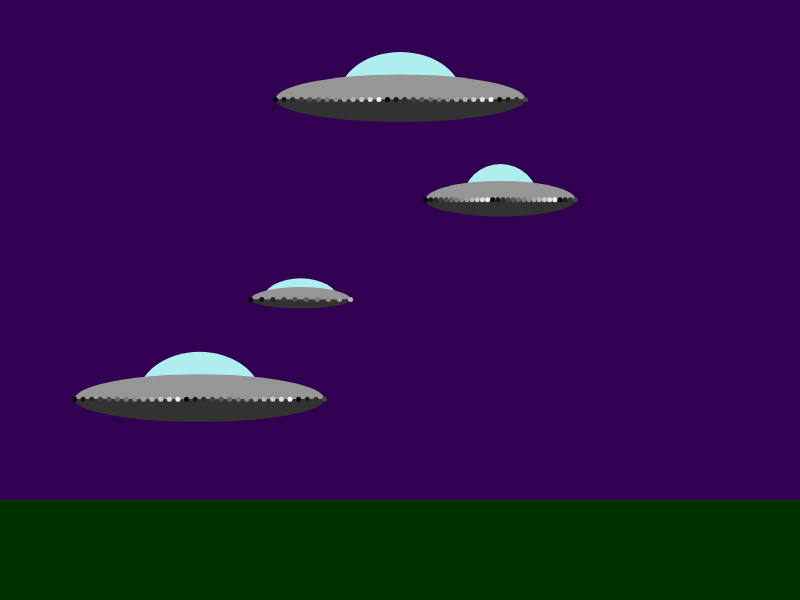
Frame 1 (no input)
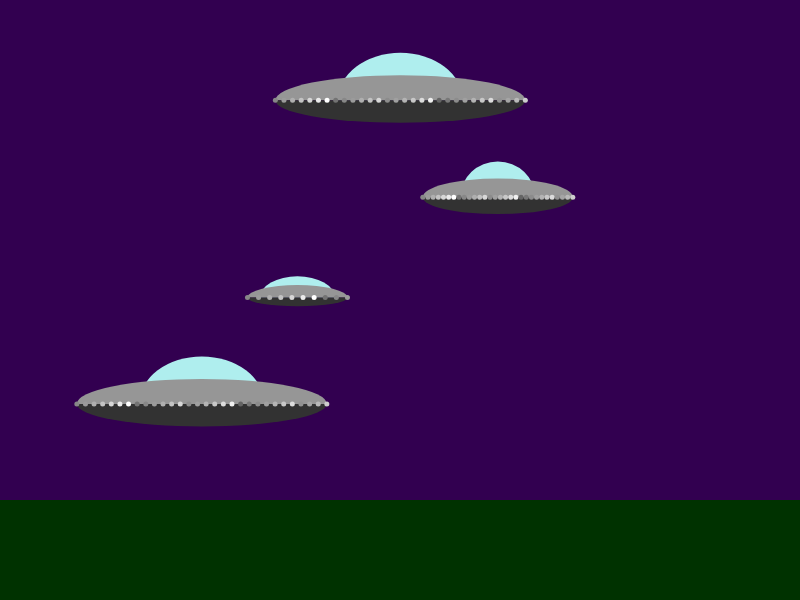
Frame 60 (no input)
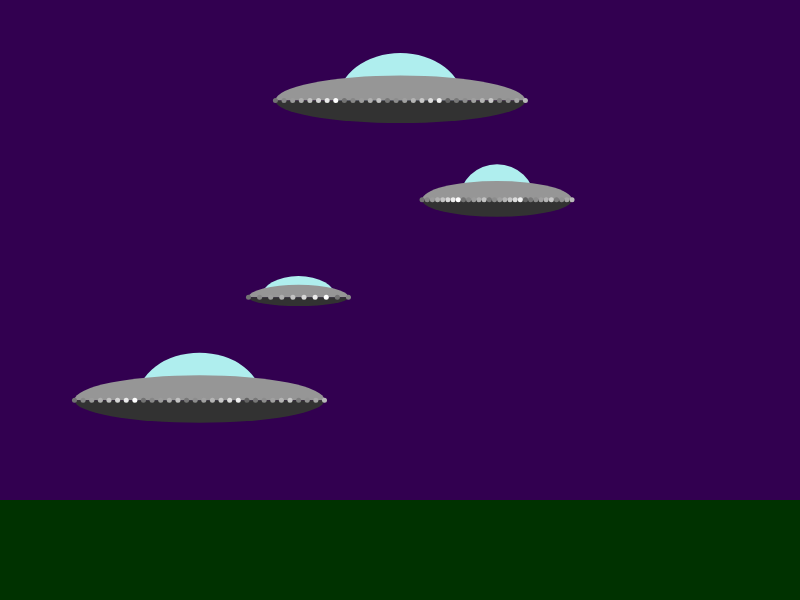
Frame 120 (the mouse pressed at the canvas centre since frame 60)

The p5.js sketch that drew these frames (run headless with seeded random() and noise() and a simulated clock; from frame 60 on, the mouse is pressed at the canvas centre):

// p5.js sketch
// ── sketch.js
//Topic 1.1 
//Object orientation revisted
//part two

var flyingSaucer;

function setup()
{
    createCanvas(800,600);
    noStroke();
    
  flyingSaucer = new FlyingSaucer(400, 100);
  flyingSaucer1 = new FlyingSaucer(500, 200, 150, 75);
  flyingSaucer2 = new FlyingSaucer(300, 300, 100, 50, 0.75, 0.85, 0.35, 10);
  flyingSaucer3 = new FlyingSaucer(200, 400);
    
    

}

function draw()
{
    background(50,0,80);
    
    //draw the ground
    fill(0,50,0);
    rect(0,height - 100, width, 100);
    // flyingSaucer.draw();
    flyingSaucer.draw();
    flyingSaucer1.draw();
    flyingSaucer2.draw();
    flyingSaucer3.draw();
    

    
    

    
    
}

function keyPressed()
{
    flyingSaucer.beamOn = true;
    push(); 
    flyingSaucer.y +=50;
    pop()

}

function keyReleased()
{
    flyingSaucer.beamOn = false;
    
    if (flyingSaucer.y > height/2)
    {
        flyingSaucer.y = 100;
        flyingSaucer.x = random(0,width);
    }

}

class FlyingSaucer {
  constructor(x = 200, y = 100, width = 250, height = 100, window_width = 0.5, 
    window_height = 0.95, base_height = 0.45, num_lights = 30) {
    this.x = x;
    this.y = y;
    this.width = width;
    this.height = height;
    this.window_width = window_width;
    this.window_height = window_height;
    this.base_height = base_height;
    this.num_lights = num_lights;
    this.brightnesses = [];
    this.beamOn = false;

    this.beam = function () {
      if (random() > 0.25) {
        fill(255, 255, 100, 150);
        beginShape();
        vertex(this.x - 25, this.y + this.height * this.base_height * 0.5);
        vertex(this.x + 25, this.y + this.height * this.base_height * 0.5);
        vertex(this.x + 70, height - 100);
        vertex(this.x - 70, height - 0);
        endShape();
      }
    };

    this.hover = function () {
      this.x += random(-1, 1);
      this.y += random(-1, 1);
    };


    this.draw = function () {
          //draw the flying saucer
    if(this.beamOn)
      {
          this.beam();
      }
      
      this.hover();
      
      //draw the window
      fill(175,238,238);
      arc(
          this.x,
          this.y,
          this.width * this.window_width,
          this.height * this.window_height,
          PI,TWO_PI);
      
      //draw the body
      fill(150);
      arc(
          this.x,
          this.y,
          this.width,
          this.height/2,
          PI,TWO_PI);
      
      //draw the base
      fill(50);
      arc(
          this.x,
          this.y,
          this.width,
          this.height * this.base_height,
          0,PI);
      
      //draw the lights
      var incr = (this.width/(this.num_lights -1)); 
      
      for(var i = 0; i < this.num_lights; i++)
      {
          
          var x = this.x - this.width/2 + i * incr;
          fill(this.brightnesses[i]);
          ellipse(
              x,
              this.y,
              5,
              5
          )
          this.brightnesses[i] += 5;
          if(this.brightnesses[i] > 255)
          {
              this.brightnesses[i] = 100;
          }
      }

    }


    for (var i = 0; i < this.num_lights; i++) {
      this.brightnesses.push((i * 20) % 255);
    }
  }
}
